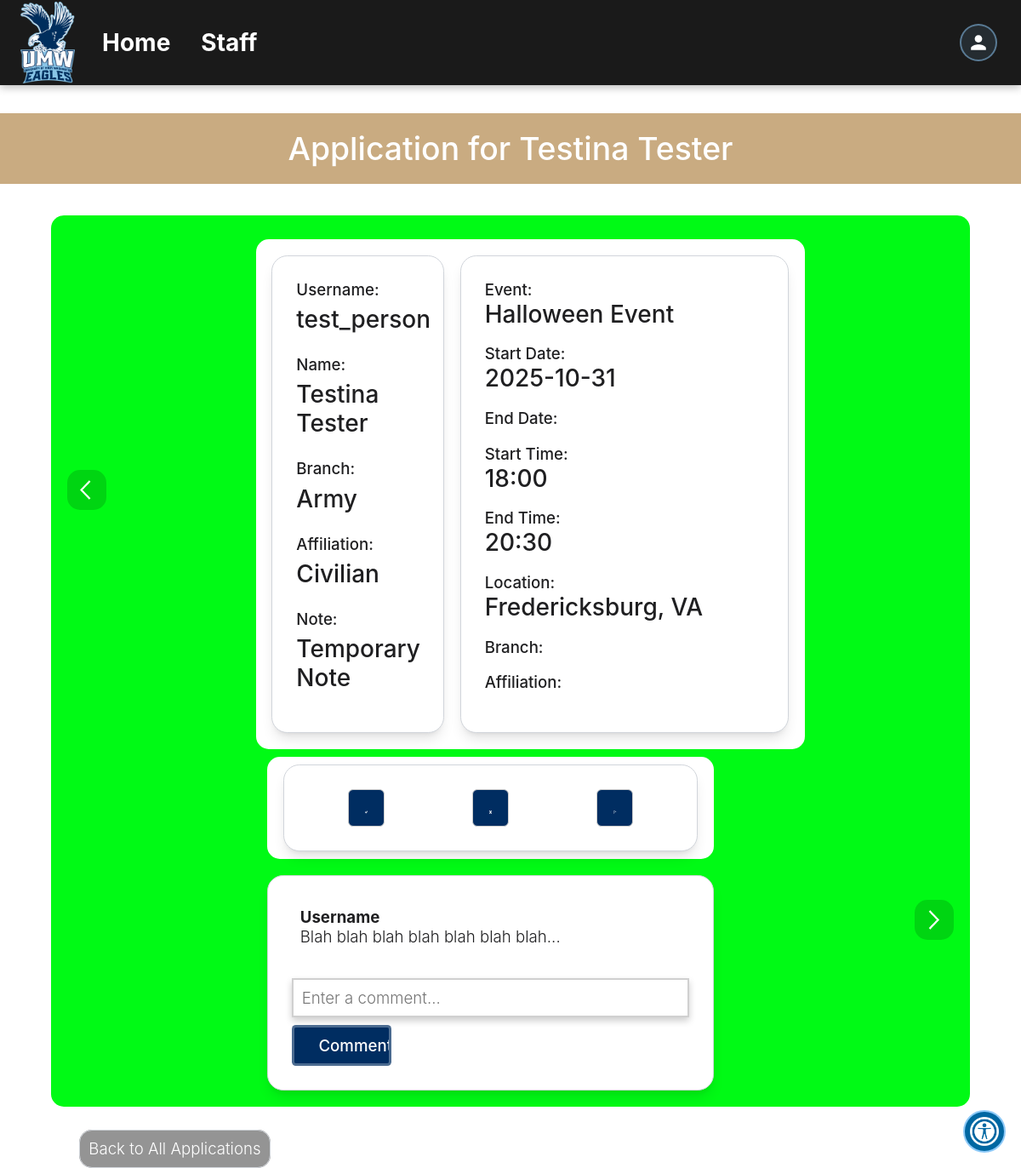
Screenshot of /viewApplication.php?app_id=1&user_id=test_person (signed in) with the database file from the repository.
### tables this page shows
CREATE TABLE `dbpersons` (
  `id` varchar(256) NOT NULL,
  `start_date` text DEFAULT NULL,
  `first_name` text NOT NULL,
  `last_name` text DEFAULT NULL,
  `street_address` text DEFAULT NULL,
  `city` text DEFAULT NULL,
  `state` varchar(2) DEFAULT NULL,
  `zip_code` text DEFAULT NULL,
  `phone1` varchar(12) DEFAULT NULL,
  `over21` tinyint(1) DEFAULT NULL,
  `phone1type` text DEFAULT NULL,
  `emergency_contact_phone` varchar(12) DEFAULT NULL,
  `emergency_contact_phone_type` text DEFAULT NULL,
  `birthday` text DEFAULT NULL,
  `email` text DEFAULT NULL,
  `email_prefs` enum('true','false') DEFAULT NULL,
  `emergency_contact_first_name` text DEFAULT NULL,
  `contact_num` varchar(255) DEFAULT 'n/a',
  `emergency_contact_relation` text DEFAULT NULL,
  `contact_method` text DEFAULT NULL,
  `type` text DEFAULT NULL,
  `status` text DEFAULT NULL,
  `notes` text DEFAULT NULL,
  `password` text DEFAULT NULL,
  `affiliation` varchar(100) DEFAULT NULL,
  `branch` varchar(100) DEFAULT NULL,
  `archived` tinyint(1) DEFAULT NULL,
  `emergency_contact_last_name` text DEFAULT NULL
);

CREATE TABLE `dbevents` (
  `id` int(11) NOT NULL,
  `name` text NOT NULL,
  `type` enum('Retreat','Normal') NOT NULL DEFAULT 'Normal',
  `startDate` char(10) NOT NULL,
  `startTime` char(5) NOT NULL,
  `endTime` char(5) NOT NULL,
  `endDate` char(10) NOT NULL,
  `description` text NOT NULL,
  `capacity` int(11) NOT NULL,
  `location` text DEFAULT NULL,
  `affiliation` int(11) DEFAULT NULL,
  `branch` int(11) DEFAULT NULL,
  `access` enum('Public','Private') NOT NULL DEFAULT 'Public',
  `completed` enum('Y','N') NOT NULL DEFAULT 'N',
  `series_id` int(11) DEFAULT NULL
);

### database/dbinfo.php (called while the page is built, shortened)
<?php
function connect() {
    $host = "localhost";
    $database = "wellsdb";
    $user = "wellsdb";
    $pass = "wellsdb";
    $con = mysqli_connect($host,$user,$pass,$database);
    $selected = mysqli_select_db($con,$database);
    if (!$selected) { echo "database not selected"; return mysqli_error($con); }
    else return $con;
}
?>

### domain/Person.php (called while the page is built, shortened)
<?php
class Person {
	private $first_name;
	private $last_name;
	private $affiliation;
	private $branch;
	function __construct(
        $id, $start_date, $first_name, $last_name, $street_address, $city, $state,
		$zip_code, $phone1, $age, $phone1type, $emergency_contact_phone,
		$emergency_contact_phone_type, $birthday, $email, $email_prefs,
		$emergency_contact_first_name, $contact_num, $emergency_contact_relation,
		$contact_method, $type, $status, $notes, $password, $affiliation, $branch, $archived,
		$emergency_contact_last_name) {
		$this->first_name = $first_name;
		$this->last_name = $last_name;
		$this->affiliation = $affiliation;
		$this->branch = $branch;
    }
	function get_first_name() {
		return $this->first_name;
	}
	function get_last_name() {
		return $this->last_name;
	}
	function get_affiliation() {
		return $this->affiliation;
	}
	function get_branch() {
		return $this->branch;
	}
}

### database/dbPersons.php (called while the page is built, shortened)
<?php
include_once('dbinfo.php');
include_once(dirname(__FILE__).'/../domain/Person.php');
function retrieve_person($id) {
    $con=connect();
    $query = "SELECT * FROM dbpersons WHERE id = '" . $id . "'";
    $result = mysqli_query($con,$query);
    $result_row = mysqli_fetch_assoc($result);
    $thePerson = make_a_person($result_row);
    return $thePerson;
}
function make_a_person($result_row) {
        $thePerson = new Person(
    @$result_row['id'],
    @$result_row['start_date'],
    @$result_row['first_name'],
    @$result_row['last_name'],
    @$result_row['street_address'],
    @$result_row['city'],
    @$result_row['state'],
    @$result_row['zip_code'],
    @$result_row['phone1'],
    @$result_row['over21'],
    @$result_row['phone1type'],
    @$result_row['emergency_contact_phone'],
    @$result_row['emergency_contact_phone_type'],
    @$result_row['birthday'],
    @$result_row['email'],
    @$result_row['email_prefs'],
    @$result_row['emergency_contact_first_name'],
    @$result_row['contact_num'],
    @$result_row['emergency_contact_relation'],
    @$result_row['contact_method'],
    @$result_row['type'],
    @$result_row['status'],
    @$result_row['notes'],
    @$result_row['password'],
    @$result_row['affiliation'],
    @$result_row['branch'],
    @$result_row['archived'],
    @$result_row['emergency_contact_last_name']
);
    return $thePerson;
}

### include/input-validation.php (called while the page is built, shortened)
<?php
    require_once(dirname(__FILE__) . '/../database/dbinfo.php');
    require_once(dirname(__FILE__) . '/../database/dbPersons.php');
    function _sanitize($connection, $input) {
        if (is_array($input)) {
            $length = count($input);
            for ($i = 0; $i < $length; $i++) {
                 $input[$i] = trim($input[$i]);
            }
        } else {
            $input = trim($input);
            $input = mysqli_real_escape_string($connection, $input);
        }
        return $input;
    }
    function sanitize($input, $ignoreList=null) {
        $sanitized = [];
        $connection = connect();
        if ($ignoreList) {
            foreach ($input as $key => $value) {
                if (in_array($key, $ignoreList)) {
                    $sanitized[$key] = $value;
                } else {
                    $sanitized[$key] = _sanitize($connection, $value);
                }
            }
        } else {
            foreach ($input as $key => $value) {
                $sanitized[$key] = _sanitize($connection, $value);
            }
        }
        return $sanitized;
    }

### database/dbApplications.php (called while the page is built, shortened)
<?php
include_once('dbinfo.php');
include_once(dirname(__FILE__).'/../domain/Application.php');
function retrieve_app($id) {
    $con=connect();
    $query = "SELECT * FROM dbapplications WHERE id = '" . $id . "'";
    $result = mysqli_query($con,$query);
    $result_row = mysqli_fetch_assoc($result);
    $theApp = make_an_app($result_row);
    return $theApp;
}
function make_an_app($result_row) {
    $theApp = new Application(
                    $result_row['id'],
                    $result_row['user_id'],
                    $result_row['event_id'],
                    $result_row['status'],
                    $result_row['flagged'],
                    $result_row['note']);
    return $theApp;
}
function get_all_apps() {
    $con=connect();
    $query = "SELECT * FROM dbapplications" .
            " ORDER BY flagged DESC";
    $result = mysqli_query($con,$query);
    $theApps = array();
    while ($result_row = mysqli_fetch_assoc($result)) {
        $theApp = make_an_app($result_row);
        $theApps[] = $theApp;
    }
    return $theApps;
 }
 function get_next_app($currentId) {
    $app_list = get_all_apps();
    $n = count($app_list);
    for ($i = 0; $i < $n; $i++) {
        $app = $app_list[$i];
        if ($app->getID() == $currentId) {
            if ($i + 1 < $n) {
                return $app_list[$i + 1];
            }
            return $app_list[0];
        }
    }
    return fetch_app_by_id($currentId);
}
function get_previous_app($currentId) {
    $app_list = get_all_apps();
    $n = count($app_list);
    for ($i = 0; $i < $n; $i++) {
        $app = $app_list[$i];
        if ($app->getID() == $currentId) {
            if ($i - 1 >= 0) {
                return $app_list[$i - 1];
            }
            return $app_list[$n - 1];
        }
    }
    return fetch_app_by_id($currentId);
}
?>

### domain/Application.php (called while the page is built, shortened)
<?php
class Application {
    private $id;
    private $user_id;
    private $flagged;
    function __construct($id, $user_id, $event_id, $status, $flagged, $note) {
        $this->id = $id;
        $this->user_id = $user_id;
        $this->flagged = $flagged;
    }
    function getID() {
        return $this->id;
    }
    function getUserID() {
        return $this->user_id;
    }
    function getFlagged() {
        return $this->flagged;
    }
}

### database/dbEvents.php (called while the page is built, shortened)
<?php
include_once('dbinfo.php');
include_once(dirname(__FILE__).'/../domain/Event.php');
function retrieve_event($id) {
    $con=connect();
    $query = "SELECT * FROM dbevents WHERE id = '" . $id . "'";
    $result = mysqli_query($con,$query);
    $result_row = mysqli_fetch_assoc($result);
    $theEvent = make_an_event($result_row);
    return $theEvent;
}
function make_an_event($result_row) {
    $theEvent = new Event(
                    $result_row['id'],
                    $result_row['name'],
                    type: $result_row['type'],
                    startDate: $result_row['startDate'],
                    startTime: $result_row['startTime'],
                    endTime: $result_row['endTime'],
                    endDate: $result_row['endDate'],
                    description: $result_row['description'],
                    capacity: $result_row['capacity'],
                    location: $result_row['location'],
                    affiliation: $result_row['affiliation'],
                    branch: $result_row['branch'],
                    access: $result_row['access'],
                    completed: $result_row['completed']
                );
    return $theEvent;
}

### domain/Event.php (called while the page is built, shortened)
<?php
class Event {
    private $name;
    private $startDate;
    private $startTime;
    private $endTime;
    private $location;
    function __construct($id, $name, $type, $startDate, $startTime, $endTime, $endDate, $description, $capacity, $location, $affiliation, $branch, $access, $completed) {
        $this->name = $name;
        $this->startDate = $startDate;
        $this->startTime = $startTime;
        $this->endTime = $endTime;
        $this->location = $location;
    }
    function getName() {
        return $this->name;
    }
    function getStartDate() {
        return $this->startDate;
    }
    function getStartTime() {
        return $this->startTime;
    }
    function getEndTime() {
        return $this->endTime;
    }
    function getLocation() {
        return $this->location;
    }
}

### viewApplication.php (the view, shortened to what this page needs)
<?php
    require('include/input-validation.php');
    require_once('database/dbPersons.php');
    require_once('database/dbApplications.php');
    require_once('database/dbEvents.php');
    require_once('domain/Application.php');
    $args = sanitize($_GET);
    $app_id = $args['app_id'] ?? null;
    $user_id = $args['user_id'] ?? null;
    $user = retrieve_person($user_id) ?? null;
    $app = retrieve_app($app_id) ?? null;
    $eventID = $app->getEventID() ?? null;
    $event = retrieve_event($eventID) ?? null;
?>
<!DOCTYPE html>
<html>
    <head>
        <?php require_once('universal.inc'); ?>
        <link rel="stylesheet" href="css/application.css">
    </head>
    <body>
        <?php require_once('header.php');
        $isAdmin = $_SESSION['access_level'] >= 2;
        if (!$isAdmin): ?>
            <div class="error-toast">You do not have permission to view this page.</div></body>
        <?php else: ?>
            <h1 class="application-title" style="color: white" >Application for <?php echo $user->get_first_name() . " " . $user->get_last_name(); ?></h1>
            <div class="application-view-container">
                <?php
                    $next_app_id = get_next_app($app_id)->getID();
                    $next_app_uid = get_next_app($app_id)->getUserID();
                    $prev_app_id = get_previous_app($app_id)->getID();
                    $prev_app_uid = get_previous_app($app_id)->getUserID();
                ?>
                <div class="application-nav-button">
                     <a href="<?php echo 'viewApplication.php?app_id=', urlencode($prev_app_id), '&user_id=', urlencode($prev_app_uid); ?>">
                        <img src="images/arrow-back.png" alt="Previous application" style="margin-left: 5px;">
                     </a>
                </div>
                <div class="application-view">
                    <div class="user-details">
                        <span class="user-headers">Username:</span>
                        <p class="user-content"><?php echo $user_id ?></p>
                        <span class="user-headers">Name:</span>
                        <p class="user-content"><?php echo $user->get_first_name() . " " . $user->get_last_name() ?></p>
                        <span class="user-headers">Branch:</span>
                        <p class="user-content"><?php echo $user->get_branch()?></p>
                        <span class="user-headers">Affiliation:</span>
                        <p class="user-content">
                            <?php
                            if ($user->get_affiliation()) {
                                echo ucfirst($user->get_affiliation());
                            }
                            else {
                                echo "";
                            }?></p>
                        <span class="user-headers">Note:</span>
                        <p class="user-content">Temporary Note</p>
                    </div>
                    <div class="event-details">
                        <span class="event-headers">Event:</span>
                        <p class="event-content"><?php echo $event->getName() ?></p>
                        <span class="event-headers">Start Date:</span>
                        <p class="event-content"><?php echo $event->getStartDate() ?></p>
                        <span class="event-headers">End Date:</span>
                        <span class="event-headers">Start Time:</span>
                        <p class="event-content"><?php echo $event->getStartTime() ?></p>
                        <span class="event-headers">End Time:</span>
                        <p class="event-content"><?php echo $event->getEndTime() ?></p>
                        <span class="event-headers">Location:</span>
                        <p class="event-content"><?php echo $event->getLocation() ?></p>
                        <span class="event-headers">Branch:</span>
                        <span class="event-headers">Affiliation:</span>
                    </div>
                </div>
                <div class="application-sidebar">
                    <div class="application-control-buttons">
                        <form id="application-form" method="POST" action="process_application.php">
                            <button id="approve" type="submit" name="action" value="approve" class="btn-action">
                                <img src="images/approve.png" alt="Approve application">
                            </button>
                            <button id="deny" type="submit" name="action" value="deny" class="btn-action">
                                <img src="images/disapprove.png" alt="Deny application">
                            </button>
                            <button id="flag" type="submit" name="action" value="<?php if($app->getFlagged()) { echo 'unflag'; } else { echo 'flag'; }?>" class="btn-action">
                                <?php if($app->getFlagged()): ?>
                                    <img id="flagged" src="images/filled-flag.png" alt="Unflag application">
                                <?php else: ?>
                                    <img id="unflagged" src="images/flag.png" alt="Flag application">
                                <?php endif; ?>
                            </button>
                        </form>
                    </div>
                <div class="application-comment">
                    <div class="posted-app-comment">
                        <p class="app-comment-user">Username</p>
                        <p class="app-comment-text">Blah blah blah blah blah blah blah...</p>
                    </div>
                    <form id="application_comment">
                        <input type="text" name="app_comment" id="app_comment" placeholder="Enter a comment..." required>
                        <input type="submit" value="Comment" style="width: 25%;">
                    </form>
                </div>
            </div>
                <div class="application-nav-button">
                     <a href="<?php echo 'viewApplication.php?app_id=', urlencode($next_app_id), '&user_id=', urlencode($next_app_uid); ?>">
                        <img src="images/arrow-forward.png" alt="Next application">
                     </a>
                </div>
            </div>
            <a href="./viewAllApplications.php" class="btn">Back to All Applications</a>
        <?php endif ?>
    </body>
</html>

### rows the page displays
dbpersons: first_name "Testina", last_name "Tester", branch "Army", affiliation "Civilian"
dbevents: name "Halloween Event", startDate "2025-10-31", startTime "18:00", endTime "20:30", location "Fredericksburg, VA"

### other values shown
$user_id "test_person"
